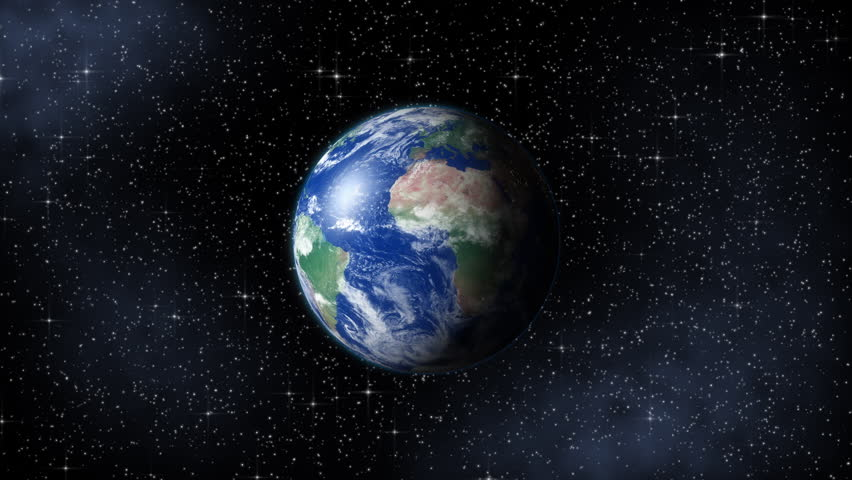
#> input picture images/earth.jpg, 852 x 480 px
$ jupyter execute notebook.ipynb   (shell and % lines are left out)
#> lines starting #> are read from the running program, lines starting #| are printed output that depends on the picture
## *Imports*

[cell 1]
import sys # system functions (ie. exiting the program)
import os # operating system functions (ie. path building on Windows vs. MacOs)
import time # for time operations
import uuid # for generating unique file names
import math # math functions
import io
import PIL.Image

from IPython.display import display as ipydisplay, Image, clear_output, HTML # for interacting with the notebook better

import numpy as np # matrix operations (ie. difference between two matricies)
import cv2 # (OpenCV) computer vision functions (ie. tracking)
(major_ver, minor_ver, subminor_ver) = (cv2.__version__).split('.')
print('OpenCV Version: {}.{}.{}'.format(major_ver, minor_ver, subminor_ver))

import matplotlib.pyplot as plt # (optional) for plotting and showing images inline

from tensorflow.keras import backend as K
from tensorflow.keras.preprocessing.image import ImageDataGenerator, load_img, img_to_array
from tensorflow.keras.models import Sequential, load_model
from tensorflow.keras.layers import Dense, Dropout, Activation, Flatten
from tensorflow.keras.layers import Conv2D, MaxPooling2D
print('Keras image data format: {}'.format(K.image_data_format()))
#> (this line was passed over: tensorflow is not available in this run)

## *Set up reference folders and files*

[cell 2]
IMAGES_FOLDER = 'images'
MODEL_FOLDER = 'model'

## *Tools*

### Displaying images

#### Fix colour channel ordering for plotting

Matplotlib and OpenCV order colour channels in image matricies slightly differently, RGB and BGR respectively. We need to reorder the colour channels if we want to plot OpenCV images with Matplotlib.

[cell 3]
def bgrtorgb(image):
    return cv2.cvtColor(image.copy(), cv2.COLOR_BGR2RGB)

#### Jupyter Notebook image display

[cell 4]
def show_image(name):
    """
    Showing image files.
    """
    fname = os.path.join(IMAGES_FOLDER, name)
    ipydisplay(Image(fname))

[cell 5]
def plot_image(image, figsize=(8,8), recolour=False):
    """
    Plotting image matricies.
    """
    if recolour: image = bgrtorgb(image)
    plt.figure(figsize=figsize)
    if image.shape[-1] == 3:
        plt.imshow(image)
    elif image.shape[-1] == 1 or len(image.shape) == 2:
        plt.imshow(image, cmap='gray')
    else:
        raise Exception("Image has invalid shape.")
    plt.show()

# Image Processing

### What computers see

Computers 'look' at images as multidimensional arrays or matricies but they can also be treated like functions (ex. taking the derivative over an image's x-axis).

Below an image is loaded from the file system and loaded into memory. This matrix is 387 x 600 x 3 which represents the number of rows x number of columns x number of colour channels (RGB/BGR).

We can then plot that data to view the image.

Note: When images are loaded in OpenCV, they return BGR (blue, green, red) channels, where as matplotlib expects RGB (red, green, blue). Therefore, we need  to convert the loaded image matrix from BGR to RGB.

[cell 6]
earth_fname = os.path.join(IMAGES_FOLDER, 'earth.jpg')
earth_img = cv2.imread(earth_fname)
#> earth_img is the input picture: shape (480, 852, 3); mean B, G, R 34.2, 26, 21.8
print('Image Plotted:')
plt.imshow(earth_img)
#> (this line was passed over: IPython is not available in this run)
plt.show()
earth_img = cv2.cvtColor(earth_img, cv2.COLOR_BGR2RGB)
plt.imshow(earth_img)
#> (this line was passed over: IPython is not available in this run)
plt.show()

print('Image Shape: ', earth_img.shape, '        |         (height, width, nr channels) in pixels\n\n')
#| Image Shape:  (480, 852, 3)         |         (height, width, nr channels) in pixels
print('Image Matrix: \n', earth_img, '\n\n')
#> (printed output is left out)

An image is a 2D array of pixel values, which is equivalent to a 3D array of RGB values.
So manipulating an image simply means changing the RGB values associated to a specific pixel at a position.

It is very easy to do this in python for different conditions:

[cell 7]
applied_color = [255, 0, 0]
earth_img_custom = earth_img.copy()
earth_img_custom[np.where(np.all(earth_img==earth_img[400,400], axis=-1))] = applied_color
plt.imshow(earth_img)
#> (this line was passed over: IPython is not available in this run)
plt.show()
plt.imshow(earth_img_custom)
#> (this line was passed over: IPython is not available in this run)
plt.show()

[cell 8]
threshold = 100
applied_color = [255, 0, 0]
earth_img_custom = earth_img.copy()
earth_img_custom[np.where(earth_img[:,:,0]>threshold)] = applied_color
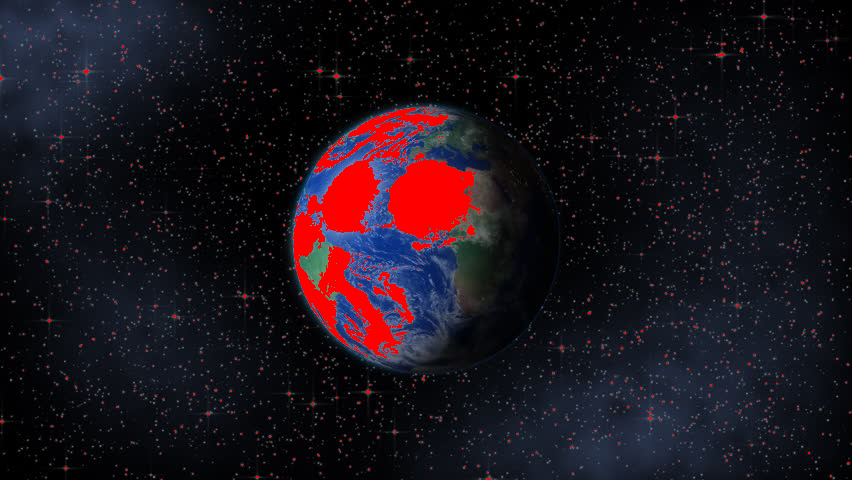
#> earth_img_custom: shape (480, 852, 3); mean R, G, B 26.3, 19, 26.6
plt.imshow(earth_img)
#> (this line was passed over: IPython is not available in this run)
plt.show()
plt.imshow(earth_img_custom)
#> (this line was passed over: IPython is not available in this run)
plt.show()
